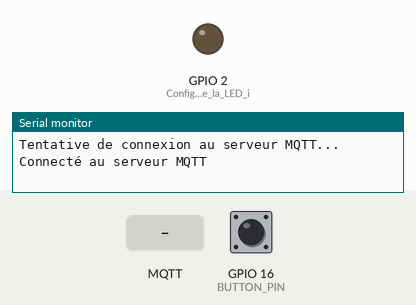
Recording of a sketch running on a simulated ESP8266 (NodeMCU). Shown: output pins drawn as LEDs (lit = HIGH), the last lines printed to the serial monitor. The test bench sets the inputs (shaded band); at power-on: GPIO 16 (BUTTON_PIN) HIGH. WiFi joins after 1.5 s; servers stay silent unless stated; no MQTT or app messages arrive unless stated.

Above: at 2.7 s.
2.8 s: MQTT message "ON" arrives on the first subscribed topic
At 3.9 s:
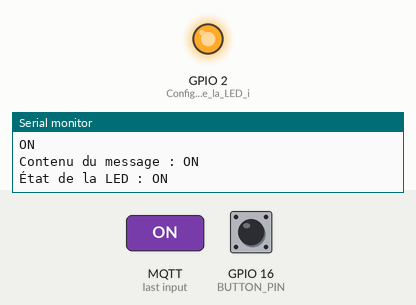
4.3 s: MQTT message "OFF" arrives on the first subscribed topic
At 5.1 s:
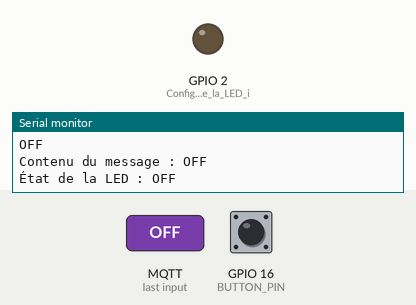
Timing chart, 0 to 7.3 s (numbered marks = the images above; inputs shaded):
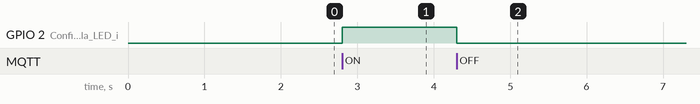

Measured:
- after the input at 2.8 s, GPIO 2 (Configuration_de_la_LED_i): LOW → HIGH at once
- after the input at 4.3 s, GPIO 2 (Configuration_de_la_LED_i): HIGH → LOW at once

The sketch:

prise2.ino
```cpp
#include <ESP8266WiFi.h>
#include <PubSubClient.h>
#include <WiFiManager.h>

const char* wifi_ssid = "YouTube : DOUBLE_T";
const char* wifi_password = "Thib123456";
const char* mqtt_server = "192.168.79.42"; //Adresse du serveur MQTT (à changer en fonction de l'endroit Maison ou IUT, ne pas oublier de changer au niveau du broker)
const int mqtt_port = 1883;
const char* mqtt_user = "toto";
const char* mqtt_password = "toto";
const char* mqtt_send_topic = "SAE301/PrisesSend";
const char* mqtt_receive_topic = "SAE301/PrisesBackup2"; // Nouveau topic

WiFiClient espClient;
PubSubClient mqttClient(espClient);

#define BUTTON_PIN 16    // GPIO 2 pour le bouton (modifiable selon votre câblage)       // Broche du bouton-poussoir (connectée en pull-down)

bool ledAllumée = false;        // État de la LED
bool dernierÉtatBouton = LOW;  // Dernier état du bouton
bool envoieNecessaire = true; // Indique si un envoi est nécessaire
unsigned long previousMillis = 0;

void setup() {

  // Connexion au réseau Wi-Fi
  WiFiManager wifiManager;
  wifiManager.autoConnect("Prise2", "toto123456");

  // Connexion au serveur MQTT
  mqttClient.setServer(mqtt_server, mqtt_port);
  mqttClient.setCallback(callback);
  reconnect();

  pinMode(BUTTON_PIN, INPUT_PULLUP); // Configuration du bouton comme une entrée
  pinMode(LED_BUILTIN, OUTPUT);   // Configuration de la LED intégrée comme une sortie
  Serial.begin(115200); // Initialisation du port série
}

void loop() {
  if (WiFi.status() == WL_CONNECTED) {
    if (!mqttClient.connected()) {
      reconnect();
    }
    mqttClient.loop();

    int boutonÉtat = digitalRead(BUTTON_PIN);

    if (boutonÉtat != dernierÉtatBouton) {
      dernierÉtatBouton = boutonÉtat;

      // Envoi de la valeur sur MQTT
      if (mqttClient.connected()) {
        if (boutonÉtat == HIGH) {
          mqttClient.publish(mqtt_send_topic, "OFF");
        } else {
          mqttClient.publish(mqtt_send_topic, "ON");
        }
      }

      envoieNecessaire = true;
    }

    unsigned long currentMillis = millis();

    if (envoieNecessaire) {
      envoieNecessaire = false;

      // Générer les données pour les prises 1 et 2
      String data_prise2 = generateData(2);

      if (mqttClient.connected()) {
        mqttClient.publish(mqtt_send_topic, data_prise2.c_str());
      }
    }
  }

  int boutonÉtat = digitalRead(BUTTON_PIN);

  if (boutonÉtat != dernierÉtatBouton) {
    // Bouton appuyé, basculez l'état de la LED
    ledAllumée = !ledAllumée;
    digitalWrite(LED_BUILTIN, ledAllumée ? HIGH : LOW);
    envoieNecessaire = true;
  }
}  // Fin de la fonction loop

void callback(char* topic, byte* payload, unsigned int length) {
  // Gestion des messages MQTT reçus ici
  Serial.println("Message MQTT reçu:");
  Serial.write(payload, length);
  Serial.println();

  String message = "";
  for (int i = 0; i < length; i++) {
    message += (char)payload[i];
  }

  Serial.println("Contenu du message : " + message); // Affichez le contenu du message


    if (message == "ON") {
      ledAllumée = true;
      digitalWrite(LED_BUILTIN, HIGH);
      Serial.println("État de la LED : ON");
    } else if (message == "OFF") {
      ledAllumée = false;
      digitalWrite(LED_BUILTIN, LOW);
      Serial.println("État de la LED : OFF");
    }
}

void reconnect() {
  while (!mqttClient.connected()) {
    Serial.println("Tentative de connexion au serveur MQTT...");
    if (mqttClient.connect("Prise2", mqtt_user, mqtt_password)) {
      Serial.println("Connecté au serveur MQTT");
      mqttClient.subscribe(mqtt_receive_topic); // Abonnez-vous au topic de sauvegarde
    } else {
      Serial.print("Échec de la connexion au serveur MQTT. Réessai dans 5 secondes...");
      delay(5000);
    }
  }
}

String generateData(int id_prise) {

  String état = ledAllumée ? "OFF" : "ON";

  // Modifiez le format des données pour être en JSON
  String data = "{\"id_prise\":" + String(id_prise) + ",\"etat\":\"" + état + "\"}";
  return data;
}
```
